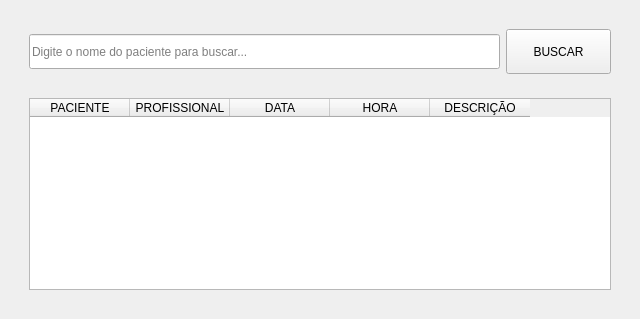
            <widget class="QWidget" name="tela_procurar_pacientes">
             <attribute name="title">
              <string>Horários</string>
             </attribute>
             <layout class="QHBoxLayout" name="horizontalLayout">
              <item>
               <widget class="QFrame" name="frame_pesquisar_pacientes">
                <property name="frameShape">
                 <enum>QFrame::Shape::NoFrame</enum>
                </property>
                <property name="frameShadow">
                 <enum>QFrame::Shadow::Raised</enum>
                </property>
                <layout class="QVBoxLayout" name="verticalLayout_12">
                 <item>
                  <widget class="QFrame" name="frame">
                   <property name="sizePolicy">
                    <sizepolicy hsizetype="Preferred" vsizetype="Preferred">
                     <horstretch>0</horstretch>
                     <verstretch>0</verstretch>
                    </sizepolicy>
                   </property>
                   <property name="minimumSize">
                    <size>
                     <width>600</width>
                     <height>0</height>
                    </size>
                   </property>
                   <property name="maximumSize">
                    <size>
                     <width>750</width>
                     <height>100</height>
                    </size>
                   </property>
                   <property name="frameShape">
                    <enum>QFrame::Shape::NoFrame</enum>
                   </property>
                   <property name="frameShadow">
                    <enum>QFrame::Shadow::Raised</enum>
                   </property>
                   <layout class="QHBoxLayout" name="horizontalLayout_3">
                    <item>
                     <widget class="QLineEdit" name="input_nome_paciente_pesquisar">
                      <property name="sizePolicy">
                       <sizepolicy hsizetype="Preferred" vsizetype="Fixed">
                        <horstretch>0</horstretch>
                        <verstretch>0</verstretch>
                       </sizepolicy>
                      </property>
                      <property name="minimumSize">
                       <size>
                        <width>150</width>
                        <height>35</height>
                       </size>
                      </property>
                      <property name="maximumSize">
                       <size>
                        <width>550</width>
                        <height>16777215</height>
                       </size>
                      </property>
                      <property name="placeholderText">
                       <string>Digite o nome do paciente para buscar...</string>
                      </property>
                     </widget>
                    </item>
                    <item>
                     <widget class="QPushButton" name="botao_pesquisar_paciente">
                      <property name="minimumSize">
                       <size>
                        <width>55</width>
                        <height>45</height>
                       </size>
                      </property>
                      <property name="maximumSize">
                       <size>
                        <width>105</width>
                        <height>16777215</height>
                       </size>
                      </property>
                      <property name="text">
                       <string>BUSCAR</string>
                      </property>
                      <property name="icon">
                       <iconset resource="icons.qrc">
                        <normaloff>:/icons/search.svg</normaloff>:/icons/search.svg</iconset>
                      </property>
                      <property name="iconSize">
                       <size>
                        <width>19</width>
                        <height>19</height>
                       </size>
                      </property>
                     </widget>
                    </item>
                   </layout>
                  </widget>
                 </item>
                 <item>
                  <widget class="QFrame" name="frame_4">
                   <property name="frameShape">
                    <enum>QFrame::Shape::NoFrame</enum>
                   </property>
                   <property name="frameShadow">
                    <enum>QFrame::Shadow::Raised</enum>
                   </property>
                   <layout class="QVBoxLayout" name="verticalLayout_7">
                    <item>
                     <widget class="QTableWidget" name="tabela_horarios_pesquisa">
                      <property name="maximumSize">
                       <size>
                        <width>16777215</width>
                        <height>650</height>
                       </size>
                      </property>
                      <column>
                       <property name="text">
                        <string>PACIENTE</string>
                       </property>
                      </column>
                      <column>
                       <property name="text">
                        <string>PROFISSIONAL</string>
                       </property>
                      </column>
                      <column>
                       <property name="text">
                        <string>DATA</string>
                       </property>
                      </column>
                      <column>
                       <property name="text">
                        <string>HORA</string>
                       </property>
                      </column>
                      <column>
                       <property name="text">
                        <string>DESCRIÇÃO</string>
                       </property>
                      </column>
                     </widget>
                    </item>
                   </layout>
                  </widget>
                 </item>
                </layout>
               </widget>
              </item>
             </layout>
            </widget>
